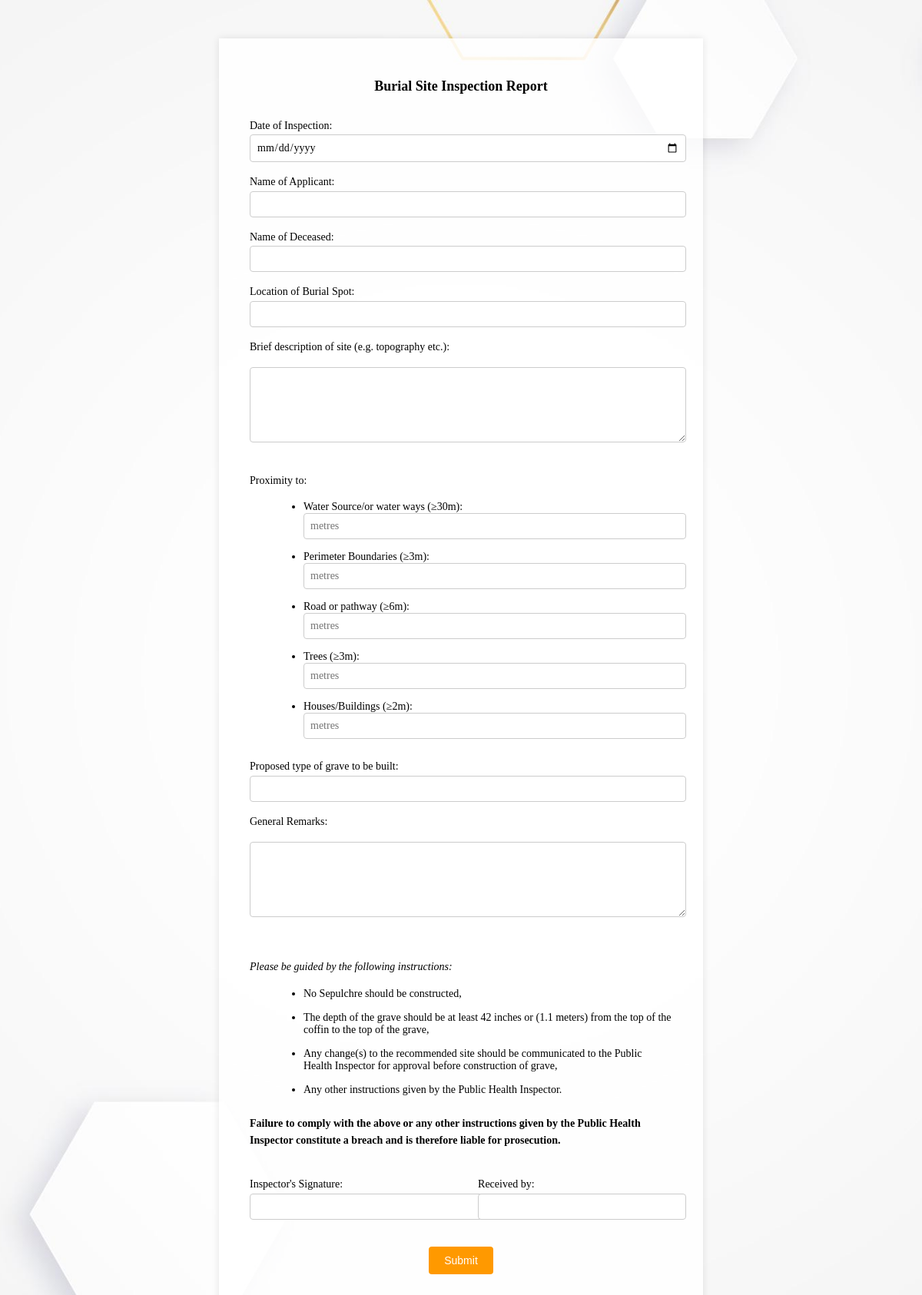
Page /new_burial_form?id=3 (signed in) on the earlier database version.
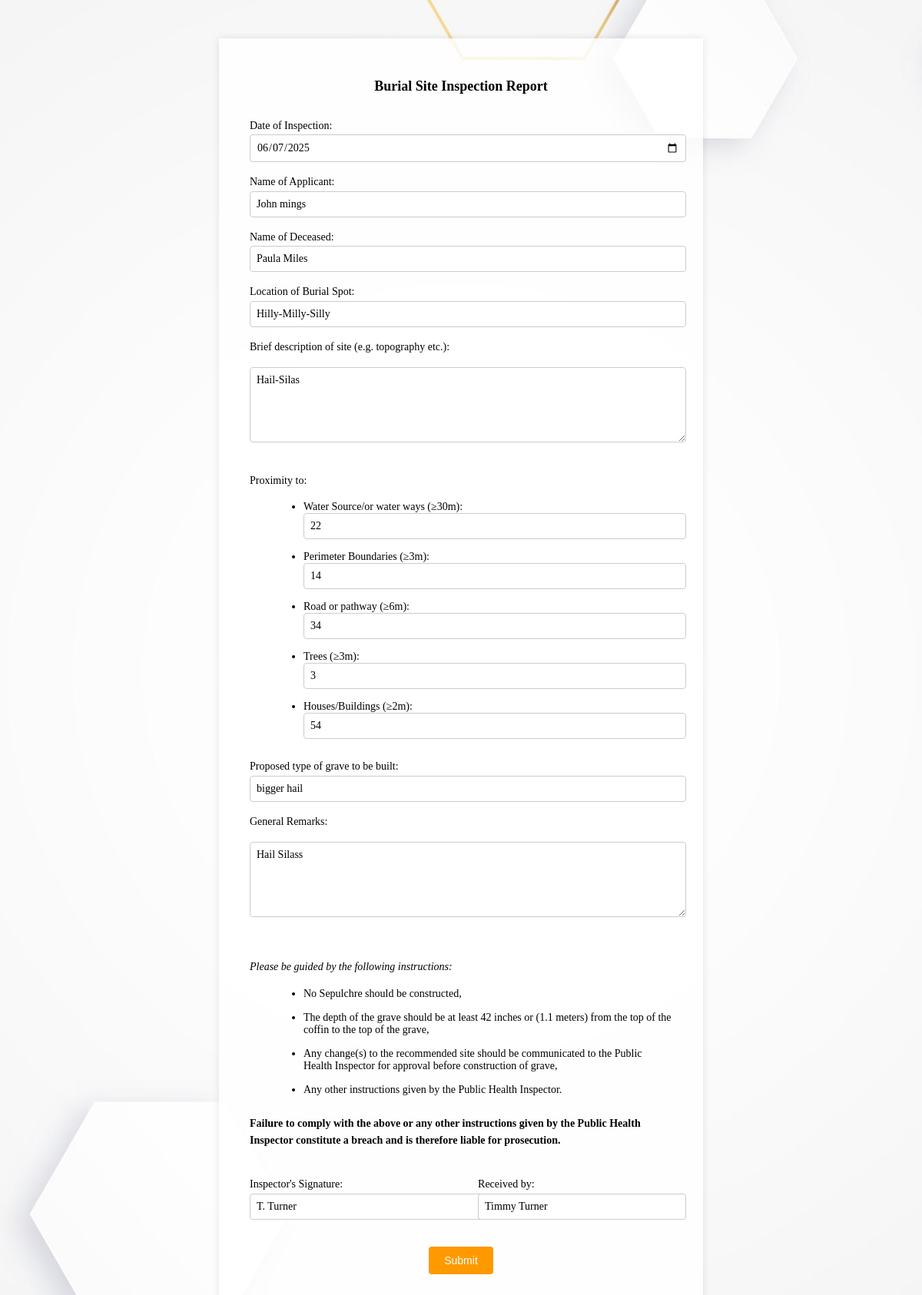
Same page on the later database version.
### tables this page shows
CREATE TABLE burial_site_inspections (
        id INTEGER PRIMARY KEY AUTOINCREMENT,
        inspection_date TEXT,
        applicant_name TEXT,
        deceased_name TEXT,
        burial_location TEXT,
        site_description TEXT,
        proximity_water_source TEXT,
        proximity_perimeter_boundaries TEXT,
        proximity_road_pathway TEXT,
        proximity_trees TEXT,
        proximity_houses_buildings TEXT,
        proposed_grave_type TEXT,
        general_remarks TEXT,
        inspector_signature TEXT,
        received_by TEXT,
        created_at TEXT
    );

### app.py (the view)
@app.route('/new_burial_form')
def new_burial_form():
    if 'inspector' not in session:
        return redirect(url_for('login'))
    inspection_id = request.args.get('id')
    if inspection_id:
        conn = sqlite3.connect('inspections.db')
        c = conn.cursor()
        c.execute("SELECT * FROM burial_site_inspections WHERE id = ?", (inspection_id,))
        inspection = c.fetchone()
        conn.close()
        if inspection:
            inspection_data = {
                'id': inspection[0],
                'inspection_date': inspection[1],
                'applicant_name': inspection[2],
                'deceased_name': inspection[3],
                'burial_location': inspection[4],
                'site_description': inspection[5],
                'proximity_water_source': inspection[6],
                'proximity_perimeter_boundaries': inspection[7],
                'proximity_road_pathway': inspection[8],
                'proximity_trees': inspection[9],
                'proximity_houses_buildings': inspection[10],
                'proposed_grave_type': inspection[11],
                'general_remarks': inspection[12],
                'inspector_signature': inspection[13],
                'received_by': inspection[14],
                'created_at': inspection[15]
            }
            return render_template('burial_form.html', inspection=inspection_data)
    return render_template('burial_form.html', inspection=None)

### templates/burial_form.html (shortened to what this page needs)
<!DOCTYPE html>
<html>
<head>
</head>
<body>
    <form id="burialForm" method="POST" action="{{ url_for('submit_burial') }}">
        <div class="form-container">
            <h1>Burial Site Inspection Report</h1>
            <p>Date of Inspection: <input type="date" name="inspection_date" value="{{ inspection.inspection_date if inspection else '' }}" required></p>
            <p>Name of Applicant: <input type="text" name="applicant_name" value="{{ inspection.applicant_name if inspection else '' }}" required></p>
            <p>Name of Deceased: <input type="text" name="deceased_name" value="{{ inspection.deceased_name if inspection else '' }}" required></p>
            <p>Location of Burial Spot: <input type="text" name="burial_location" value="{{ inspection.burial_location if inspection else '' }}" required></p>
            <p>Brief description of site (e.g. topography etc.):</p>
            <textarea class="wide-textarea" name="site_description" required>{{ inspection.site_description if inspection else '' }}</textarea>
            <p>Proximity to:</p>
            <ul class="bullet-list">
                <li>Water Source/or water ways (≥30m): <input type="text" name="proximity_water_source" value="{{ inspection.proximity_water_source if inspection else '' }}" placeholder="metres"></li>
                <li>Perimeter Boundaries (≥3m): <input type="text" name="proximity_perimeter_boundaries" value="{{ inspection.proximity_perimeter_boundaries if inspection else '' }}" placeholder="metres"></li>
                <li>Road or pathway (≥6m): <input type="text" name="proximity_road_pathway" value="{{ inspection.proximity_road_pathway if inspection else '' }}" placeholder="metres"></li>
                <li>Trees (≥3m): <input type="text" name="proximity_trees" value="{{ inspection.proximity_trees if inspection else '' }}" placeholder="metres"></li>
                <li>Houses/Buildings (≥2m): <input type="text" name="proximity_houses_buildings" value="{{ inspection.proximity_houses_buildings if inspection else '' }}" placeholder="metres"></li>
            </ul>
            <p>Proposed type of grave to be built: <input type="text" name="proposed_grave_type" value="{{ inspection.proposed_grave_type if inspection else '' }}" required></p>
            <p>General Remarks:</p>
            <textarea class="wide-textarea" name="general_remarks">{{ inspection.general_remarks if inspection else '' }}</textarea>
            <p class="instructions">Please be guided by the following instructions:</p>
            <ul class="bullet-list">
                <li>No Sepulchre should be constructed,</li>
                <li>The depth of the grave should be at least 42 inches or (1.1 meters) from the top of the coffin to the top of the grave,</li>
                <li>Any change(s) to the recommended site should be communicated to the Public Health Inspector for approval before construction of grave,</li>
                <li>Any other instructions given by the Public Health Inspector.</li>
            </ul>
            <p class="failure-notice">Failure to comply with the above or any other instructions given by the Public Health Inspector constitute a breach and is therefore liable for prosecution.</p>
            <div class="signatures">
                <p>Inspector's Signature: <input type="text" name="inspector_signature" value="{{ inspection.inspector_signature if inspection else '' }}" required></p>
                <p>Received by: <input type="text" name="received_by" value="{{ inspection.received_by if inspection else '' }}" required></p>
            </div>
            <div class="buttons">
                <button id="submit-btn" class="btn" type="submit">Submit</button>
            </div>
        </div>
    </form>
</body>
</html>

Differences in the rows shown:
added burial_site_inspections: inspection_date "06/07/2025", applicant_name "John mings", deceased_name "Paula Miles", burial_location "Hilly-Milly-Silly", site_description "Hail-Silas", proximity_water_source "22", proximity_perimeter_boundaries "14", proximity_road_pathway "34", proximity_trees "3", proximity_houses_buildings "54", proposed_grave_type "bigger hail", general_remarks "Hail Silass", inspector_signature "T. Turner", received_by "Timmy Turner"
